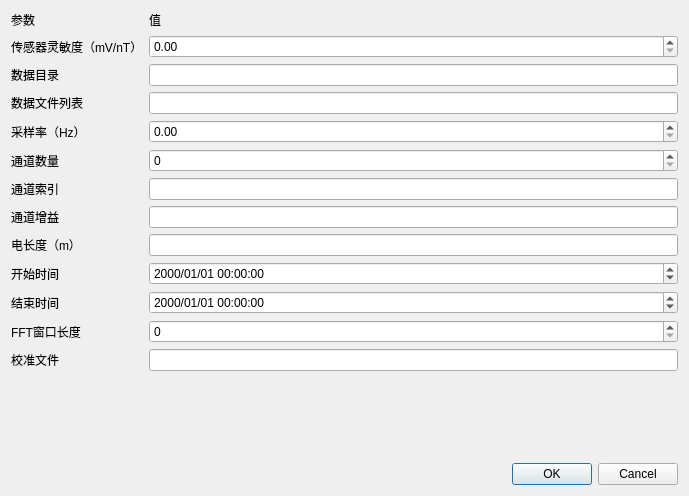
<?xml version="1.0" encoding="UTF-8"?>
<ui version="4.0">
 <class>Dialog</class>
 <widget class="QDialog" name="Dialog">
  <property name="geometry">
   <rect>
    <x>0</x>
    <y>0</y>
    <width>689</width>
    <height>496</height>
   </rect>
  </property>
  <property name="windowTitle">
   <string>配置参数</string>
  </property>
  <layout class="QVBoxLayout" name="verticalLayout">
   <item>
    <layout class="QFormLayout" name="formLayout">
     <item row="0" column="0">
      <widget class="QLabel" name="label">
       <property name="text">
        <string>参数</string>
       </property>
      </widget>
     </item>
     <item row="0" column="1">
      <widget class="QLabel" name="label_14">
       <property name="text">
        <string>值</string>
       </property>
      </widget>
     </item>
     <item row="1" column="0">
      <widget class="QLabel" name="label_2">
       <property name="text">
        <string>传感器灵敏度（mV/nT）</string>
       </property>
      </widget>
     </item>
     <item row="1" column="1">
      <widget class="QDoubleSpinBox" name="doubleSpinBox">
       <property name="maximum">
        <double>99999.990000000005239</double>
       </property>
       <property name="singleStep">
        <double>0.010000000000000</double>
       </property>
      </widget>
     </item>
     <item row="2" column="0">
      <widget class="QLabel" name="label_3">
       <property name="text">
        <string>数据目录</string>
       </property>
      </widget>
     </item>
     <item row="2" column="1">
      <widget class="QLineEdit" name="lineEdit"/>
     </item>
     <item row="3" column="0">
      <widget class="QLabel" name="label_4">
       <property name="text">
        <string>数据文件列表</string>
       </property>
      </widget>
     </item>
     <item row="3" column="1">
      <widget class="QLineEdit" name="lineEdit_2"/>
     </item>
     <item row="4" column="0">
      <widget class="QLabel" name="label_5">
       <property name="text">
        <string>采样率（Hz）</string>
       </property>
      </widget>
     </item>
     <item row="4" column="1">
      <widget class="QDoubleSpinBox" name="doubleSpinBox_2">
       <property name="maximum">
        <double>9999999999.989999771118164</double>
       </property>
       <property name="singleStep">
        <double>0.010000000000000</double>
       </property>
      </widget>
     </item>
     <item row="5" column="0">
      <widget class="QLabel" name="label_6">
       <property name="text">
        <string>通道数量</string>
       </property>
      </widget>
     </item>
     <item row="5" column="1">
      <widget class="QSpinBox" name="spinBox"/>
     </item>
     <item row="6" column="0">
      <widget class="QLabel" name="label_7">
       <property name="text">
        <string>通道索引</string>
       </property>
      </widget>
     </item>
     <item row="6" column="1">
      <widget class="QLineEdit" name="lineEdit_3"/>
     </item>
     <item row="7" column="0">
      <widget class="QLabel" name="label_8">
       <property name="text">
        <string>通道增益</string>
       </property>
      </widget>
     </item>
     <item row="8" column="0">
      <widget class="QLabel" name="label_9">
       <property name="text">
        <string>电长度（m）</string>
       </property>
      </widget>
     </item>
     <item row="9" column="0">
      <widget class="QLabel" name="label_10">
       <property name="text">
        <string>开始时间</string>
       </property>
      </widget>
     </item>
     <item row="10" column="0">
      <widget class="QLabel" name="label_11">
       <property name="text">
        <string>结束时间</string>
       </property>
      </widget>
     </item>
     <item row="11" column="0">
      <widget class="QLabel" name="label_12">
       <property name="text">
        <string>FFT窗口长度</string>
       </property>
      </widget>
     </item>
     <item row="12" column="0">
      <widget class="QLabel" name="label_13">
       <property name="text">
        <string>校准文件</string>
       </property>
      </widget>
     </item>
     <item row="7" column="1">
      <widget class="QLineEdit" name="lineEdit_4"/>
     </item>
     <item row="8" column="1">
      <layout class="QHBoxLayout" name="horizontalLayout">
       <item>
        <widget class="QLineEdit" name="lineEdit_5"/>
       </item>
      </layout>
     </item>
     <item row="9" column="1">
      <widget class="QDateTimeEdit" name="dateTimeEdit">
       <property name="displayFormat">
        <string>yyyy/MM/dd HH:mm:ss</string>
       </property>
      </widget>
     </item>
     <item row="11" column="1">
      <widget class="QSpinBox" name="spinBox_2">
       <property name="maximum">
        <number>999999999</number>
       </property>
      </widget>
     </item>
     <item row="10" column="1">
      <widget class="QDateTimeEdit" name="dateTimeEdit_2">
       <property name="displayFormat">
        <string>yyyy/MM/dd HH:mm:ss</string>
       </property>
      </widget>
     </item>
     <item row="12" column="1">
      <widget class="QLineEdit" name="lineEdit_6"/>
     </item>
    </layout>
   </item>
   <item>
    <widget class="QDialogButtonBox" name="buttonBox">
     <property name="orientation">
      <enum>Qt::Orientation::Horizontal</enum>
     </property>
     <property name="standardButtons">
      <set>QDialogButtonBox::StandardButton::Cancel|QDialogButtonBox::StandardButton::Ok</set>
     </property>
    </widget>
   </item>
  </layout>
 </widget>
 <resources/>
 <connections>
  <connection>
   <sender>buttonBox</sender>
   <signal>accepted()</signal>
   <receiver>Dialog</receiver>
   <slot>accept()</slot>
   <hints>
    <hint type="sourcelabel">
     <x>248</x>
     <y>254</y>
    </hint>
    <hint type="destinationlabel">
     <x>157</x>
     <y>274</y>
    </hint>
   </hints>
  </connection>
  <connection>
   <sender>buttonBox</sender>
   <signal>rejected()</signal>
   <receiver>Dialog</receiver>
   <slot>reject()</slot>
   <hints>
    <hint type="sourcelabel">
     <x>316</x>
     <y>260</y>
    </hint>
    <hint type="destinationlabel">
     <x>286</x>
     <y>274</y>
    </hint>
   </hints>
  </connection>
 </connections>
</ui>
